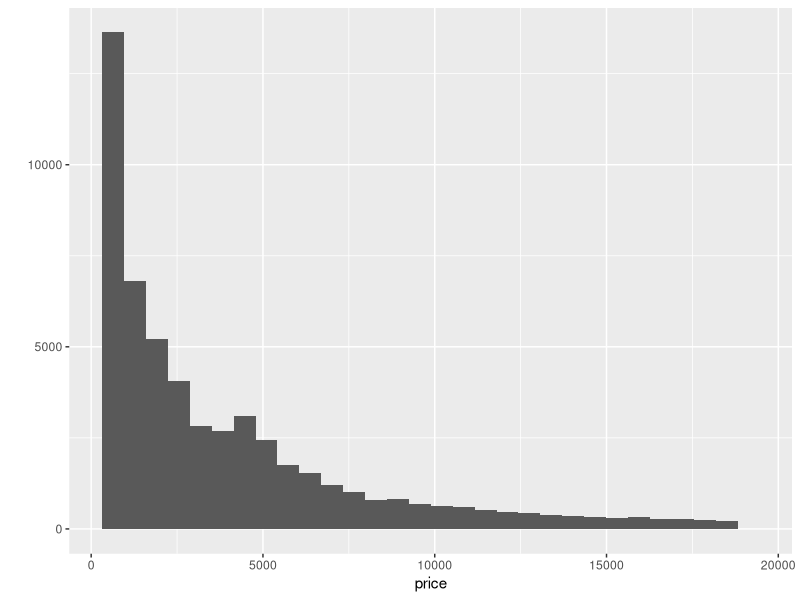
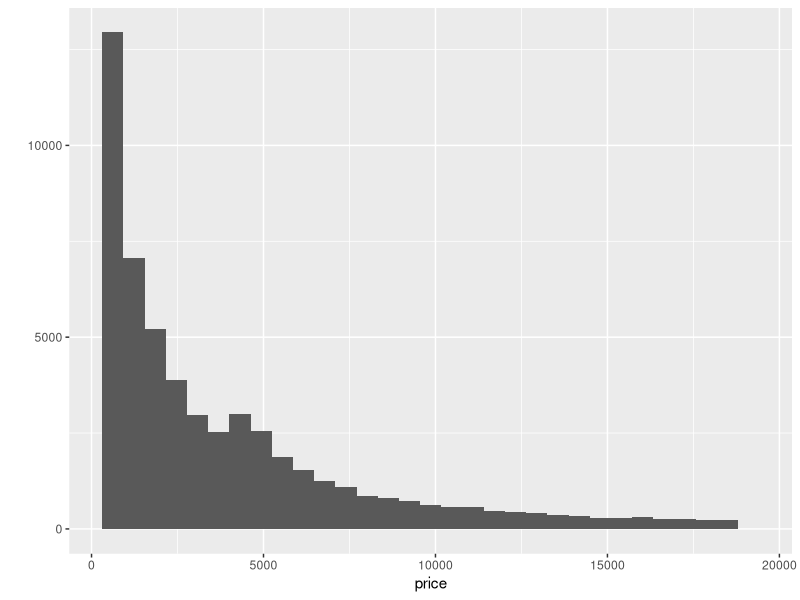
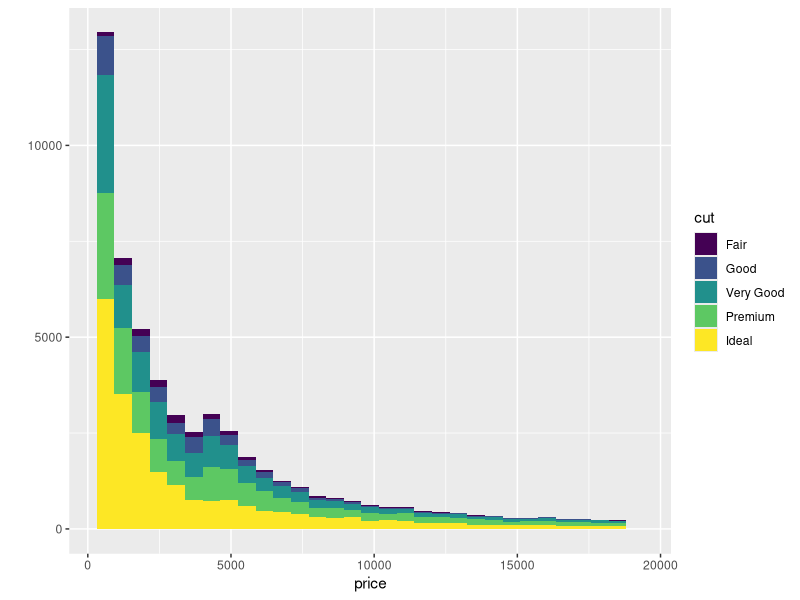
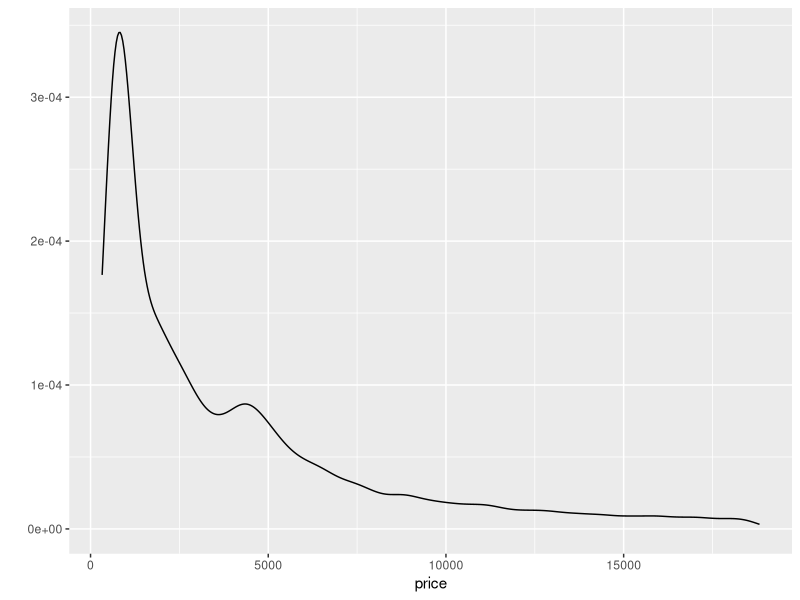
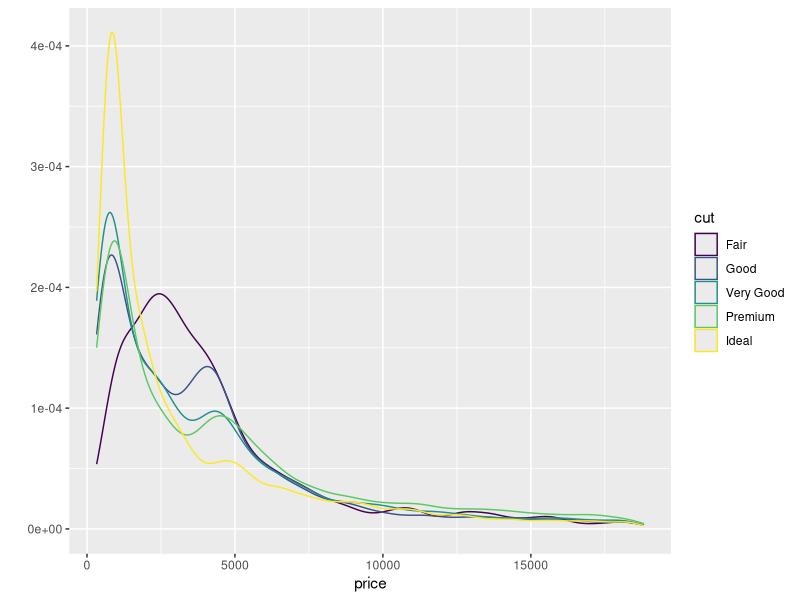
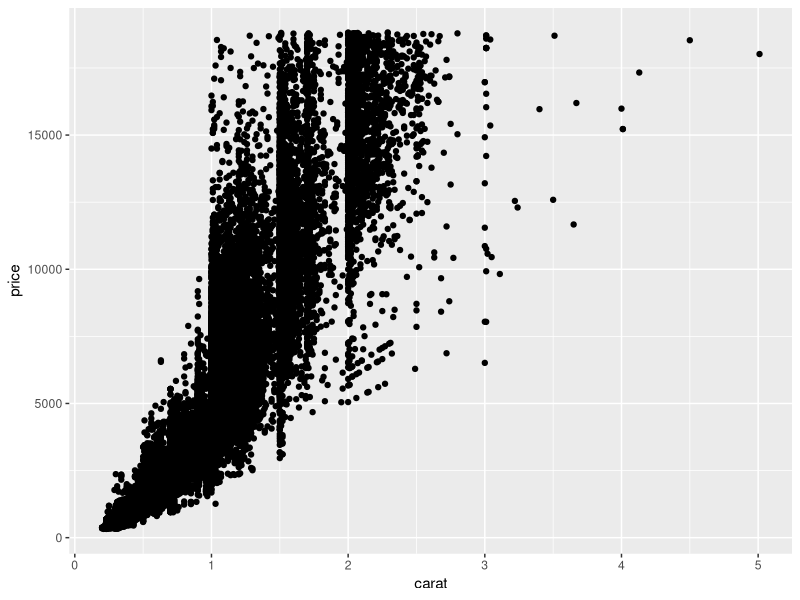
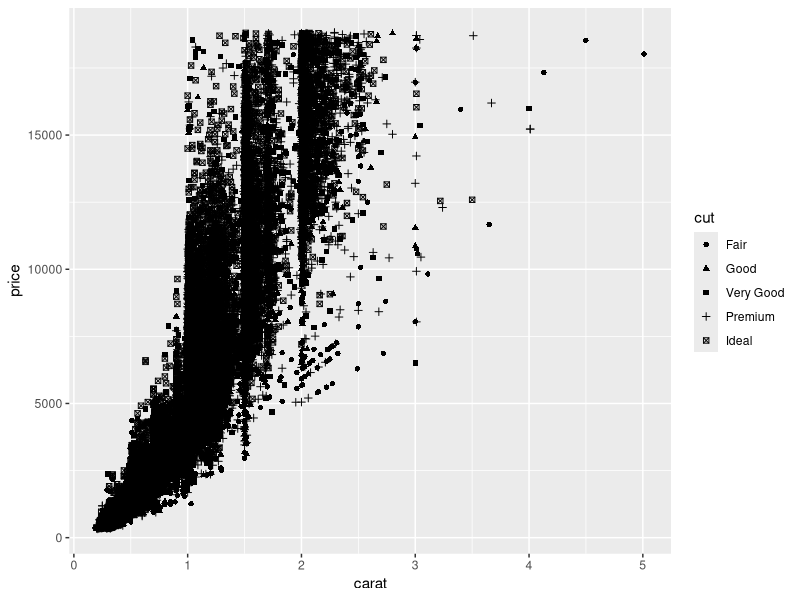
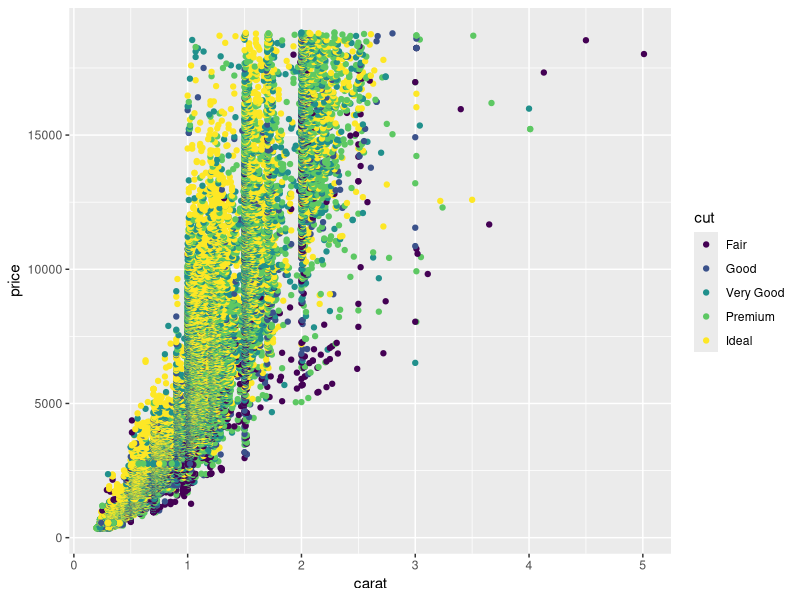

Here is the R script that generated these plots, in order:
## ---- chunk 1
library("ggplot2")
str(diamonds)
## ---- chunk 2
"10"
## ---- chunk 3
"53940"
## ---- chunk 4
library(ggplot2)
qplot(price, data=diamonds)
## ---- chunk 5
range(diamonds$price)
## ---- chunk 6
qplot(price, data=diamonds, binwidth=18497/30)
## ---- chunk 7
brk <- numeric()
for (n in 0:31) brk[n + 1] <- (n * 617)
## ---- chunk 8
brk
## ---- chunk 9
myhist <- hist(diamonds$price, breaks=brk, plot=FALSE)
counts <- myhist$counts
## ---- chunk 10
counts
## ---- chunk 11
qplot(price,data=diamonds,binwidth=18497/30,fill=cut)
## ---- chunk 12
qplot(price, data=diamonds, geom="density")
## ---- chunk 13
qplot(price, data=diamonds, geom="density", color=cut)
## ---- chunk 14
qplot(carat, price, data=diamonds)
## ---- chunk 15
qplot(carat, price, data=diamonds, shape=cut)
## ---- chunk 16
qplot(carat, price, data=diamonds, color=cut)
## ---- chunk 17
qplot(carat, price, data=diamonds, color=cut) + geom_smooth(method="lm")
## ---- chunk 18
qplot(carat, price, data=diamonds, color=cut, facets=.~cut) + geom_smooth(method="lm")
## ---- chunk 19
"all of the others"
## ---- chunk 20
"grammar of graphics"
## ---- chunk 21
"True"
## ---- chunk 22
"True"
## ---- chunk 23
"False"
## ---- chunk 24
"False"
## ---- chunk 25
g <- ggplot(diamonds, aes(depth, price))
## ---- chunk 26
summary(g)
## ---- chunk 27
g + geom_point(alpha=1/3)
## ---- chunk 28
cutpoints <- quantile(diamonds$carat, seq(0, 1, length=4), na.rm=TRUE)
## ---- chunk 29
cutpoints 
## ---- chunk 30
diamonds$car2 <- cut(diamonds$carat, cutpoints)
## ---- chunk 31
g <- ggplot(diamonds, aes(depth, price))
## ---- chunk 32
g + geom_point(alpha=1/3) + facet_grid(cut~car2)
## ---- chunk 33
mycuts <- quantile(diamonds$carat, seq(0, 1, length=4), na.rm=TRUE)
dc2 <- cut(diamonds$carat, mycuts)
myd <- which(is.na(dc2))
## ---- chunk 34
diamonds[myd,]
## ---- chunk 35
g + geom_point(alpha=1/3) + facet_grid(cut~car2) + geom_smooth(method="lm", size=3, color="pink")
## ---- chunk 36
ggplot(diamonds, aes(carat, price)) + geom_boxplot() + facet_grid(.~cut)
